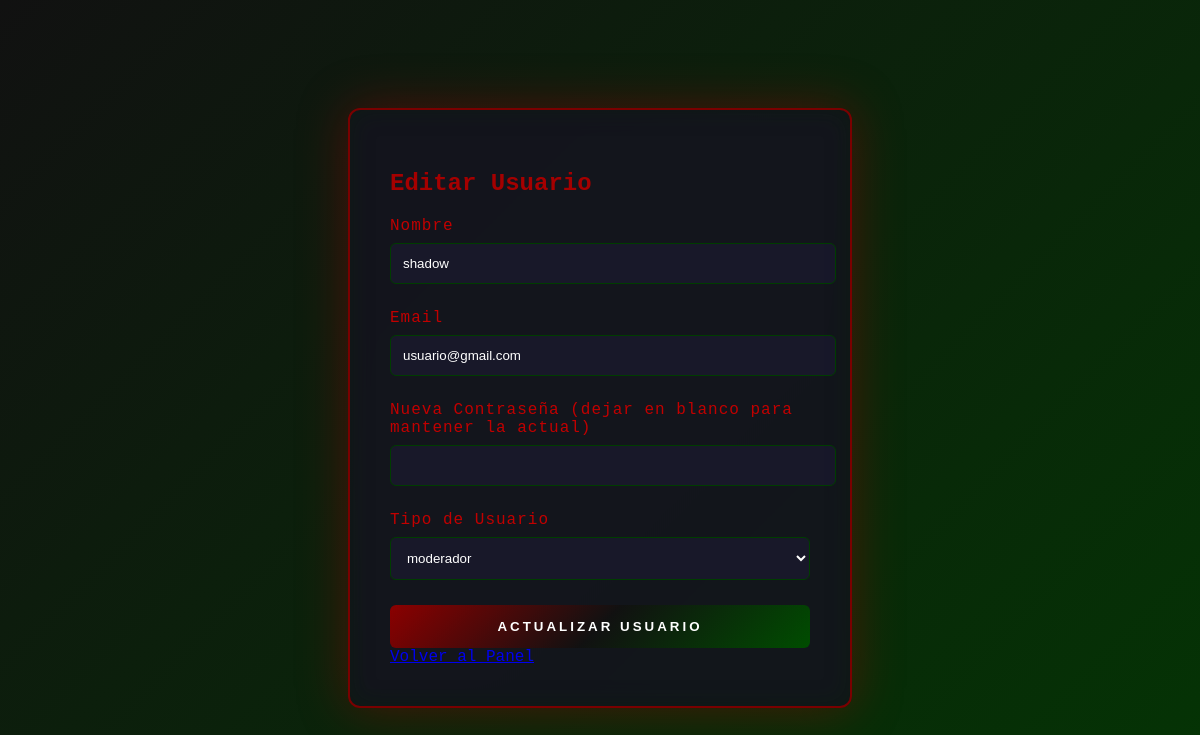
Page /controlador/editar_admin.php?id=2 (signed in) on the committed database.
### tables this page shows
CREATE TABLE `usuarios` (
  `id` int(11) NOT NULL,
  `nombre` varchar(100) NOT NULL,
  `email` varchar(100) NOT NULL,
  `password` varchar(255) NOT NULL,
  `tipo_usuario` enum('usuario','admin','adminvista','moderador') DEFAULT 'usuario',
  `fecha_registro` timestamp NOT NULL DEFAULT current_timestamp(),
  `ultimo_acceso` timestamp NULL DEFAULT NULL,
  `estado` enum('activo','inactivo') DEFAULT 'activo',
  `rango_id` int(11) DEFAULT NULL,
  `foto_perfil` varchar(255) DEFAULT NULL,
  `puntos` int(11) DEFAULT 0
);

### controlador/editar_admin.php (the view, shortened to what this page needs)
<?php
require_once 'conexion.php';
$conexion = $conexion;
$id = filter_var($_GET['id'], FILTER_SANITIZE_NUMBER_INT);
$stmt = $conexion->prepare("SELECT * FROM usuarios WHERE id = ?");
$stmt->bind_param("i", $id);
$stmt->execute();
$usuario = $stmt->get_result()->fetch_assoc();
?>
<!DOCTYPE html>
<html lang="es">
<head>
    <link rel="stylesheet" href="../vista/css/editar_admin.css">
</head>
<body>
    <div class="container">
        <div class="page floating">
            <h2>Editar Usuario</h2>
            <form method="POST">
                <div class="input-group">
                    <label>Nombre</label>
                    <input type="text" name="nombre" value="<?php echo htmlspecialchars($usuario['nombre']); ?>" required>
                </div>
                <div class="input-group">
                    <label>Email</label>
                    <input type="email" name="email" value="<?php echo htmlspecialchars($usuario['email']); ?>" required>
                </div>
                <div class="input-group">
                    <label>Nueva Contraseña (dejar en blanco para mantener la actual)</label>
                    <input type="password" name="password">
                </div>
                <div class="input-group" >
                    <label>Tipo de Usuario</label>
                    <select name="tipo_usuario" required>
                        <option value="moderador" <?php echo $usuario['tipo_usuario'] === 'moderador' ? 'selected' : ''; ?>>moderador</option>
                    </select>
                </div>
                <button type="submit">Actualizar Usuario</button>
                <div class="back-link">
                    <a href="administradores.php">Volver al Panel</a>
                </div>
            </form>
        </div>
    </div>
</body>
</html>

### vista/css/editar_admin.css (style rules this page uses)
body { font-family: 'Roboto Mono', monospace; color: #a50000; background: linear-gradient(-45deg, #0d0d0d, #220000, #004000, #111111); background-size: 400% 400%; animation: gradientShift 15s ease infinite; }
.container { display: flex; justify-content: center; align-items: center; min-height: 100vh; }
.page.floating { background: rgba(20, 20, 30, 0.9); border: 2px solid #7a0000; border-radius: 12px; box-shadow: 0 0 50px rgba(165, 0, 0, 0.4), inset 0 0 25px rgba(0, 40, 0, 0.3); padding: 40px; width: 420px; backdrop-filter: blur(12px); position: relative; overflow: hidden; }
.input-group { margin-bottom: 25px; position: relative; }
.input-group label { display: block; margin-bottom: 8px; color: #c10000; font-weight: 400; letter-spacing: 1px; }
.input-group input, .input-group select { width: 100%; padding: 12px; background: rgba(26, 26, 46, 0.8); border: 1px solid #003d00; color: #ffffff; border-radius: 6px; transition: all 0.3s ease; }
button { width: 100%; padding: 14px; background: linear-gradient(135deg, #8b0000 0%, #111111 50%, #004d00 100%); color: #ffffff; border: none; border-radius: 6px; text-transform: uppercase; font-weight: bold; letter-spacing: 3px; cursor: pointer; transition: all 0.3s ease; }

### rows in the picture
usuarios: nombre "shadow", email "usuario@gmail.com", tipo_usuario "moderador"
